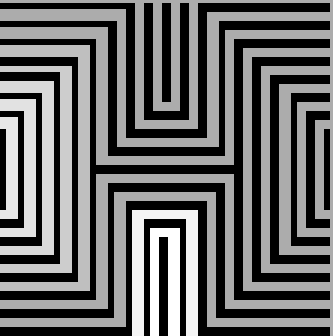
#> input picture src/test_images/labirent.pgm, 111 x 112 px (shown 3 times larger)
$ jupyter execute --allow-errors test.ipynb
#> lines starting #> are read from the running program, lines starting #| are printed output that depends on the picture; after the words box and inside, x2 and y2 are one past the last pixel; in counts of white or black regions, pixels touching at a corner belong together
### src/Recursive_CCL.py
import numpy as np

class RCCL(): #Recursive Connected Component Labeling
    def __init__(self, img, Nsize=4):
        self.label = 0

        pad_img = np.zeros([img.shape[0]+2, img.shape[1]+2])
        pad_img[1:img.shape[0]+1, 1:img.shape[1]+1] = np.where(img>0, -1, 0)
        self.LB = pad_img

        neighbor = np.vstack([(x, y) for x in range(-1, 2) for y in range(-1, 2)])
        if Nsize == 4:
            self.neighbor = neighbor[1::2]
        elif Nsize == 8:
            self.neighbor = np.delete(neighbor, 4, axis=0)

    def find_component(self):
        for L in range(self.LB.shape[0]):
            for P in range(self.LB.shape[1]):
                if self.LB[L, P] == -1:
                    self.label += 1
                    self.search(L, P)

    def search(self, L, P):
        self.LB[L, P] = self.label
        for NB in self.neighbor:
            if self.LB[L+NB[0], P+NB[1]] == -1:
                self.search(L+NB[0], P+NB[1])

    def result(self):
        self.find_component()
        return self.LB[1:self.LB.shape[0]-1, 1:self.LB.shape[1]-1].astype('uint8')

### src/image_equalizer.py
import numpy as np

def eq(img):
    cdf = np.cumsum(np.histogram(img.flatten(), range=[0, 256], bins=256)[0])
    mask = np.nonzero(cdf)
    min_ = np.min(cdf[mask])
    max_ = np.max(cdf[mask])
    cdf[mask] = cdf[mask] - min_
    eq = np.round((cdf * 255) / (max_ - min_))
    return eq[img].astype('uint8')

### src/Two_Step_CCL.py
import numpy as np

class TSCCL(): #Two-Step Connected Component Labeling
    def __init__(self, img, Nsize=4):
        self.label = 0
        self.SL = np.array([]) #SL = Swap Label

        pad_img = np.zeros([img.shape[0]+2, img.shape[1]+2])
        pad_img[1:img.shape[0]+1, 1:img.shape[1]+1] = np.where(img>0, -1, 0)
        self.LB = pad_img

        neighbor = np.vstack([(x, y) for x in range(-1, 2) for y in range(-1, 2)])
        if Nsize == 4:
            self.neighbor = neighbor[1:5:2]
        elif Nsize == 8:
            self.neighbor = neighbor[:4]

    def forward_find_component(self):
        for L in range(self.LB.shape[0]):
            for P in range(self.LB.shape[1]):
                if self.LB[L, P] == -1:
                    self.search(L, P, 1)

    def backward_find_component(self):
        for L in reversed(range(self.LB.shape[0])):
            for P in reversed(range(self.LB.shape[1])):
                if self.LB[L, P] != 0:
                    self.search(L, P, -1)

    def search(self, L, P, direction):
        NL = np.array([self.LB[L+NB[0]][P+NB[1]] for NB in direction*self.neighbor]) #NL = Neighbor Label

        if np.max(NL) > 0:
            self.LB[L, P] = np.min(NL[NL > 0])
            if len(np.unique(NL[NL > 0])) > 1:
                self.SL = np.concatenate((self.SL, np.unique(NL[NL > 0])))

        elif np.min(NL) == -1:
            self.label += 1
            self.LB[L, P] = self.label

    def label_swap(self):
        self.SL = self.SL.reshape((-1, 2))
        self.SL = self.SL[self.SL[:,1].argsort()]
        self.SL = self.SL[self.SL[:,0].argsort(kind='mergesort')]
        for i in reversed(range(len(self.SL))):
            self.LB[self.LB==self.SL[i][1]] = self.SL[i][0]

    def result(self):
        self.forward_find_component()
        self.backward_find_component()
        self.label_swap()
        return self.LB[1:self.LB.shape[0]-1, 1:self.LB.shape[1]-1].astype('uint8')

### src/test.ipynb
[cell 1]
from src.Recursive_CCL import RCCL
from src.Two_Step_CCL import TSCCL
from src.image_equalizer import eq

import cv2
import numpy as np
import matplotlib.pyplot as plt

root = 'test_images/'

labirent = cv2.imread(root + 'labirent.pgm', 0)
#> labirent is the input picture: shape (112, 111); min 0, max 255, mean 104
semboller = cv2.imread(root + 'semboller.pgm', 0)
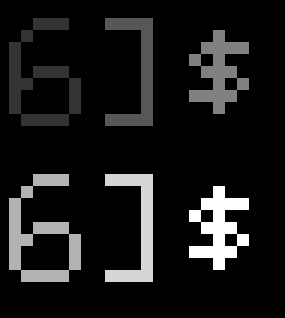
#> input picture src/test_images/semboller.pgm, 95 x 106 px (shown 3 times larger)
#> semboller is the input picture: shape (106, 95); min 0, max 255, mean 25.2

[cell 2]
def two_image_graph(img1, img2, name1, name2, cmap='gray'):
    images, names = [img1, img2], [name1, name2]
    fig, ax = plt.subplots(2, 2, figsize=(14, 12))
    for i in range(2):
        hist = np.histogram(images[i].flatten(), range=[0, 256], bins=256)[0]
        cdf = np.cumsum(hist)
        cdf_normalized = cdf * hist.max() / cdf.max()

        ax[i, 0].imshow(images[i], cmap=cmap)
        ax[i, 0].set_title('Image: \'{}\''.format(names[i]))
        ax[i, 0].axis('off')
        ax[i, 1].hist(images[i].flatten(), range=[0, 256], bins=256, color='brown')
        ax[i, 1].plot(cdf_normalized, color='blue')
        ax[i, 1].set_title('Histogram: \'{}\''.format(names[i]))
        ax[i, 1].legend(('cdf','histogram'), loc = 'upper left')

    plt.show()

[cell 3]
semboller_RCCL1 = RCCL(semboller, Nsize=4).result()
#> in __init__, `pad_img[1:img.shape[0]+1, 1:img.shape[1]+1] = np.where(img>0, -1, 0)`:
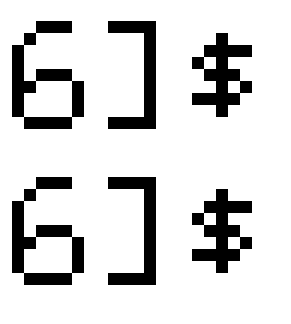
#> pad_img: shape (108, 97) float64 (shown 3 times larger); values -1 (black) and 0 (white), 83.8% white; 6 black regions, box (x1, y1, x2, y2) and area: (4, 7, 28, 43) 336, (4, 59, 28, 95) 336, (64, 11, 84, 39) 272, (64, 63, 84, 91) 272, (36, 7, 52, 43) 240, (36, 59, 52, 95) 240
semboller_RCCL2 = RCCL(semboller, Nsize=8).result()

two_image_graph(eq(semboller_RCCL1), eq(semboller_RCCL2), 'semboller.pgm', 'semboller.pgm', cmap='jet')
#> in eq, `cdf = np.cumsum(np.histogram(img.flatten(), range=[0, 256], bins=256)[..`: cdf = 256 values from 8374 to 10070
#> in eq, `min_ = np.min(cdf[mask])`: min_ = 8374
#> in eq, `max_ = np.max(cdf[mask])`: max_ = 10070
#> in eq, `eq = np.round((cdf * 255) / (max_ - min_))`: eq = 256 values from 0 to 255
#> in two_image_graph, `images, names = [img1, img2], [name1, name2]`: names = ['semboller.pgm', 'semboller.pgm']

#> (a cell that did not finish here is left out)

#> call 3 of __init__, with Nsize = 4
#> in __init__ (call 3), `pad_img[1:img.shape[0]+1, 1:img.shape[1]+1] = np.where(img>0, -1, 0)`:
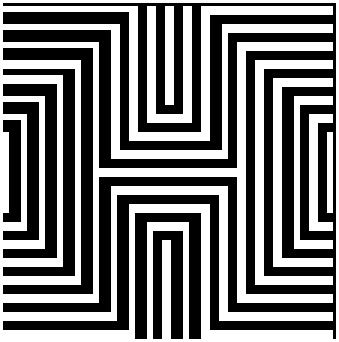
#> pad_img: shape (114, 113) float64 (shown 3 times larger); values -1 (black) and 0 (white), 46.5% white; 8 white regions, largest, box (x1, y1, x2, y2) and area: (0, 0, 113, 114) 4610, (85, 20, 111, 95) 363, (91, 26, 111, 89) 291
labirent_RCCL2 = RCCL(labirent, Nsize=8).result()

two_image_graph(eq(labirent_RCCL1), eq(labirent_RCCL2), 'labirent.pgm', 'labirent.pgm', cmap='jet')

[cell 5]
semboller_TSCCL1 = TSCCL(semboller, Nsize=4).result()
#> the loop in forward_find_component, `for L in range(self.LB.shape[0]):` made 108 passes
#> the loop in label_swap, `for i in reversed(range(len(self.SL))):` made 220 passes
#> i on passes 1 to 3: 219, 218, 217
#> after the loop in label_swap, `for i in reversed(range(len(self.SL))):`:
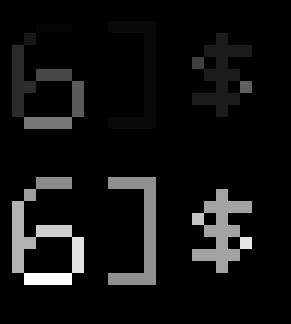
#> self.LB: shape (108, 97) float64 (shown 3 times larger); 16.19% of pixels changed, all inside (x1, y1, x2, y2) = (4, 7, 84, 95); drawn with min black and max white
#> in result, `return self.LB[1:self.LB.shape[0]-1, 1:self.LB.shape[1]-1].astype('uin..`:
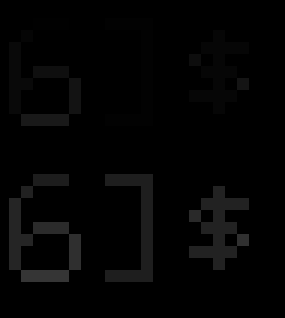
#> returned value: shape (106, 95) (shown 3 times larger); min 0, max 53, mean 3.7
semboller_TSCCL2 = TSCCL(semboller, Nsize=8).result()
#> the loop in label_swap (call 2), `for i in reversed(range(len(self.SL))):` made 102 passes
#> i on passes 1 to 12: 101, 100, 99, 98, 97, 96, 95, 94, 93, 92, 91, 90
#> after the loop in label_swap (call 2), `for i in reversed(range(len(self.SL))):`:
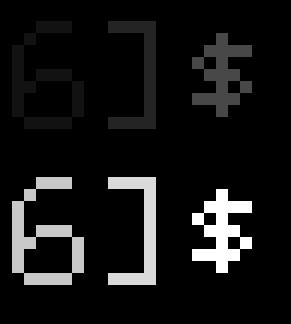
#> self.LB: shape (108, 97) float64 (shown 3 times larger); 16.19% of pixels changed, all inside (x1, y1, x2, y2) = (4, 7, 84, 95); drawn with min black and max white
#> in result (call 2), `return self.LB[1:self.LB.shape[0]-1, 1:self.LB.shape[1]-1].astype('uin..`:
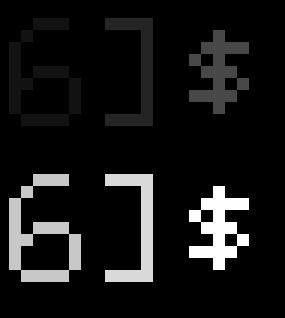
#> returned value: shape (106, 95) (shown 3 times larger); min 0, max 14, mean 1.22; drawn with min black and max white

two_image_graph(eq(semboller_TSCCL1), eq(semboller_TSCCL2), 'semboller.pgm', 'semboller.pgm', cmap='jet')

[cell 6]
labirent_TSCCL1 = TSCCL(labirent, Nsize=4).result()
#> the loop in label_swap (call 3), `for i in reversed(range(len(self.SL))):` made 644 passes
#> i on passes 1 to 3: 643, 642, 641
#> after the loop in label_swap (call 3), `for i in reversed(range(len(self.SL))):`:
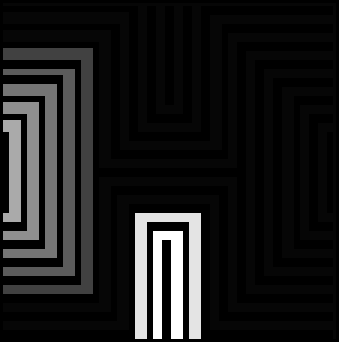
#> self.LB: shape (114, 113) float64 (shown 3 times larger); min 0, max 39, mean 4.2; drawn with min black and max white
#> in result (call 3), `return self.LB[1:self.LB.shape[0]-1, 1:self.LB.shape[1]-1].astype('uin..`:
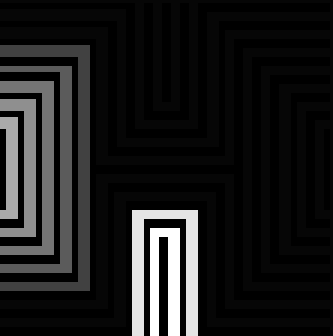
#> returned value: shape (112, 111) (shown 3 times larger); min 0, max 39, mean 4.3; drawn with min black and max white
labirent_TSCCL2 = TSCCL(labirent, Nsize=8).result()

two_image_graph(eq(labirent_TSCCL1), eq(labirent_TSCCL2), 'labirent.pgm', 'labirent.pgm', cmap='jet')
#> call 3 of two_image_graph, with name1 = 'labirent.pgm', name2 = 'labirent.pgm', cmap = 'jet'
#> in two_image_graph (call 3), `plt.show()`:
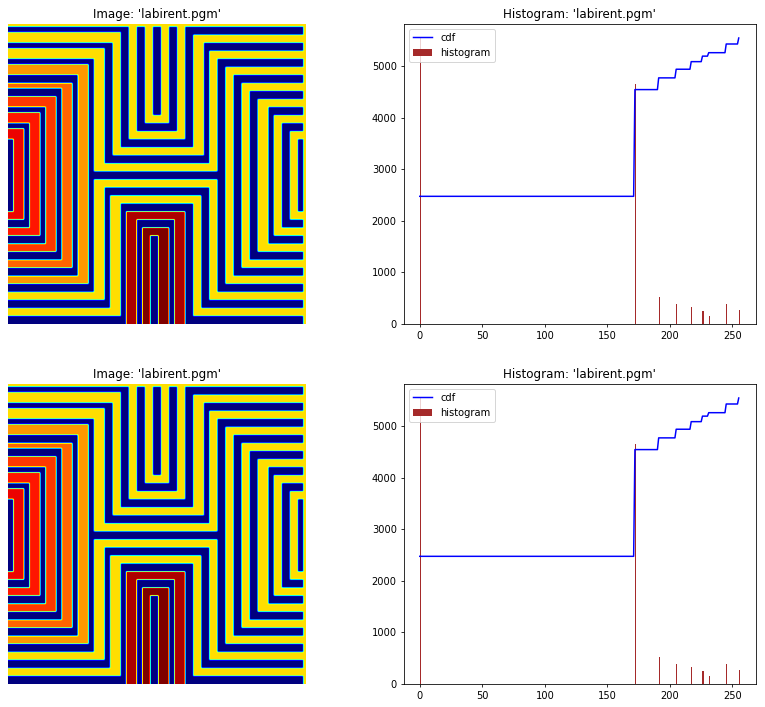
#> figure drawn by matplotlib, 4 panels; panel 2: tallest bar 5543 high, from x = 0 to 1; panel 2: curve peaks at x = 255, y = 5543; panel 4: tallest bar 5543 high, from x = 0 to 1; panel 4: curve peaks at x = 255, y = 5543
